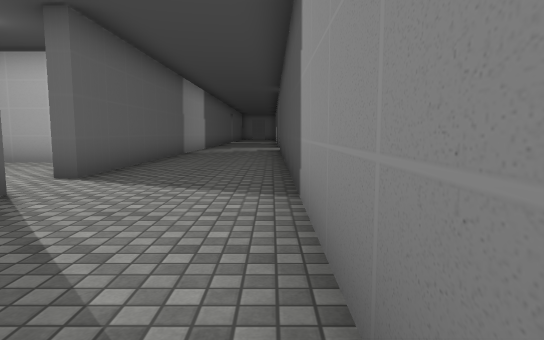
view 1 (above)

18 first-person views from a walk through a 3-D level made in the Unity game engine. The camera is 1.2 m above the floor, tilts 6° down and sees 75° across. The floor is counted in squares, 1.8 m on a side. Each view is taken from the middle of a square. On the plan, view 1 faces up. The plan holds only what a view shows up to about 11 squares ahead; the rest is blank. The place goes on beyond the plan. The player character is not drawn. Door leaves are left out, so doorways stand open. Some surface patterns are stand-ins.

view 2
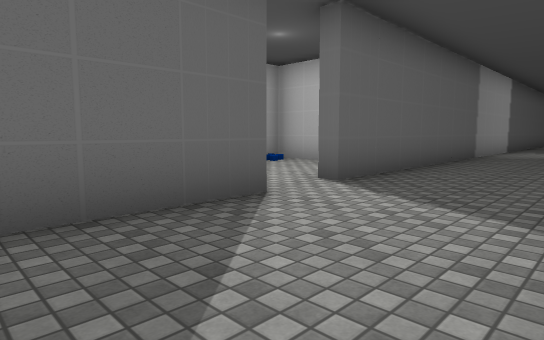

view 3
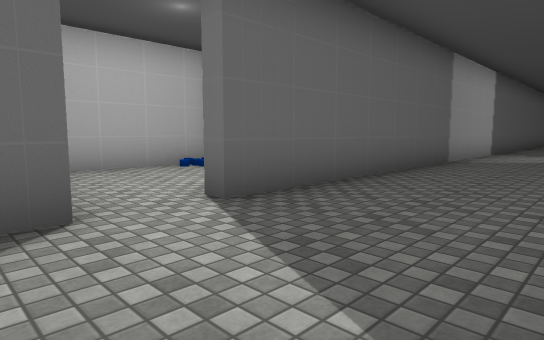

view 4
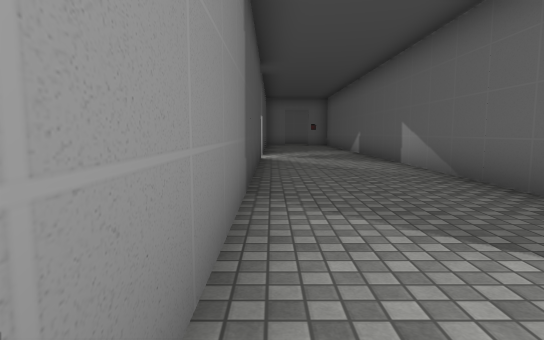

view 5
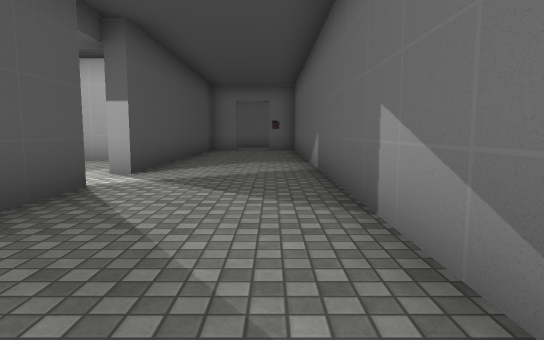

view 6
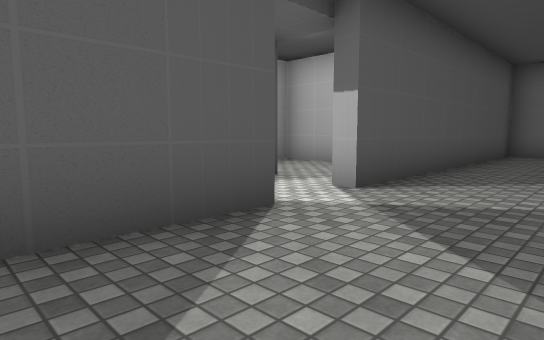

view 7
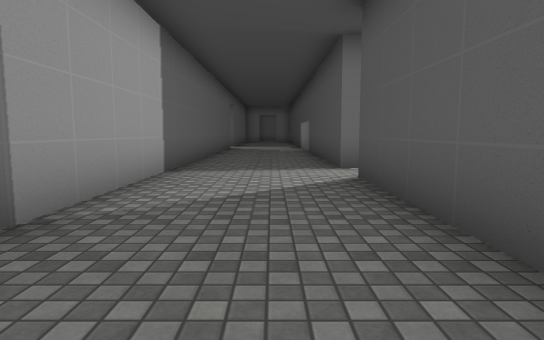

view 8
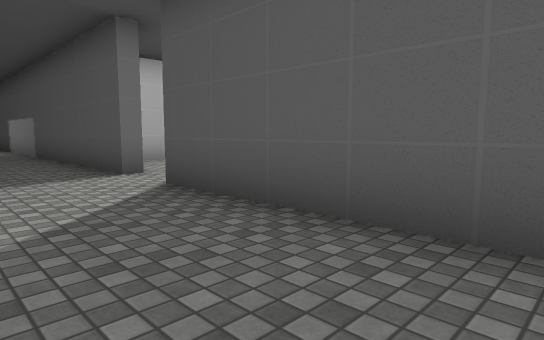

view 9
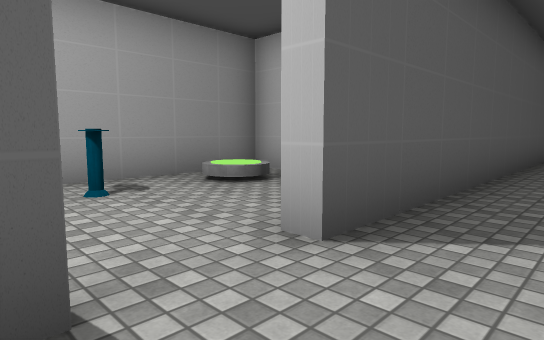

view 10
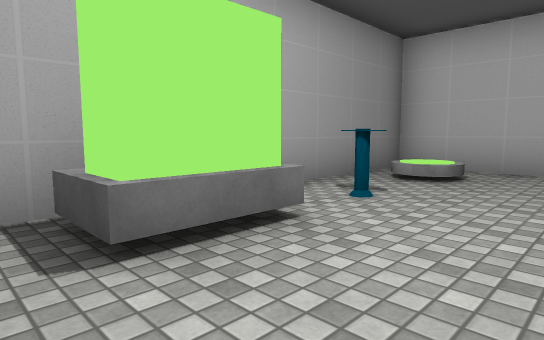

view 11
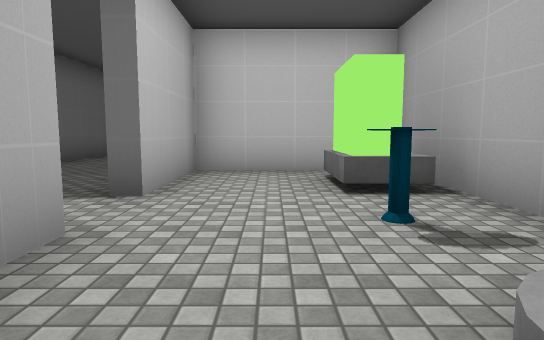

view 12
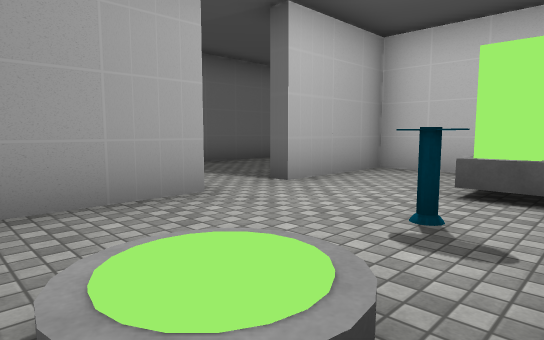

view 13
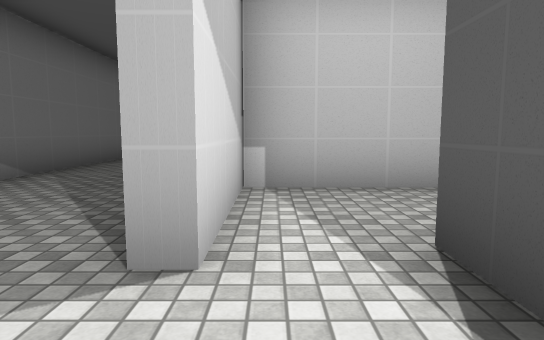

view 14
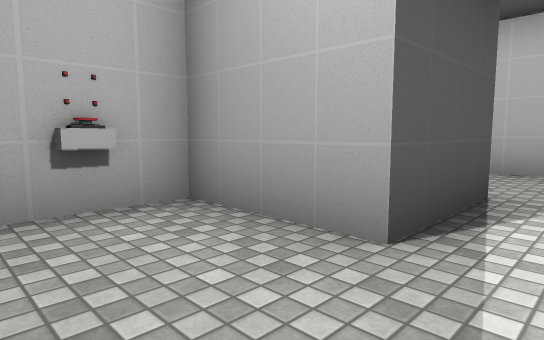

view 15
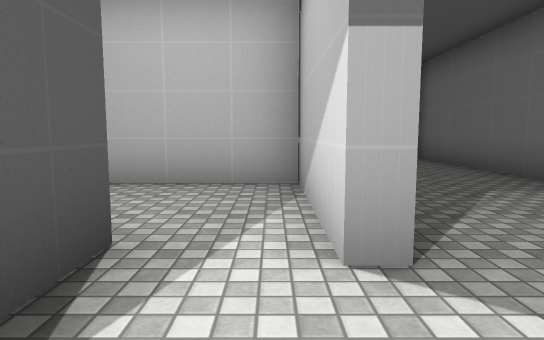

view 16
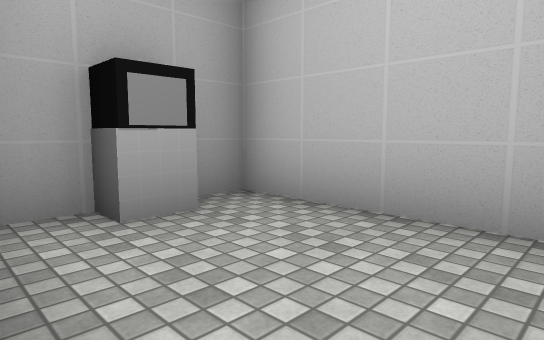

view 17
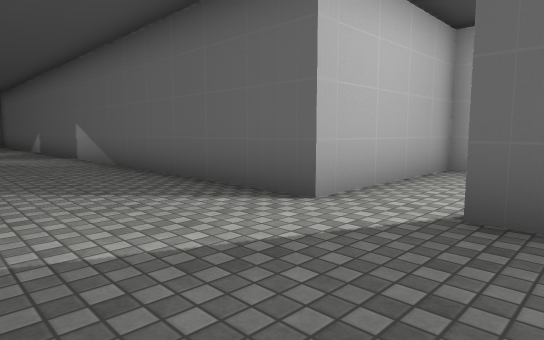

view 18
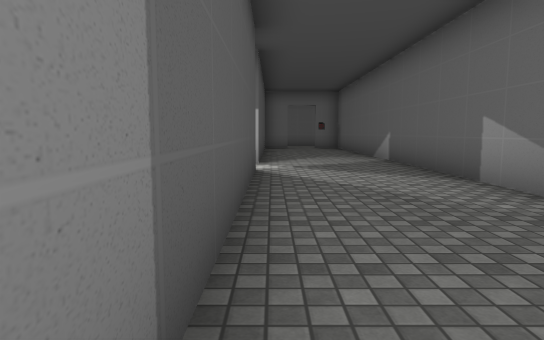

### Floor plan
Ten units are one square. View 1 is at (0, 0); x grows to the right and y downward. Boxes are objects, and circles mark ways between rooms. Rooms are numbered by the first view taken in them; rooms with no view inside come last. Other rooms are left out.
<svg viewBox="-72 -210 122 350">
<path fill="none" stroke="#000" d="M-29 -38 -29 135M3 53 3 -143M3 -157 3 -205M3 135 3 67M-29 -205 -29 -52M3 -143 6 -143 6 -124M31 -183 6 -183 6 -157 3 -157M18 -113 42 -113 42 -180M6 67 6 97 42 97 42 90M6 53 3 53M31 27 6 27 6 53M20 71 20 49 42 49 42 34M3 67 6 67M-49 -80 -67 -80 -67 -38 -29 -38"/>
<rect x="25" y="-155" width="10" height="10" fill="#bbb"><title>valve</title></rect>
<rect x="25" y="-175" width="10" height="20" fill="#bbb"><title>other object</title></rect>
<rect x="35" y="75" width="10" height="10" fill="#bbb"><title>other object</title></rect>
<rect x="35" y="35" width="10" height="10" fill="#bbb"><title>clock</title></rect>
<circle cx="5" cy="-150" r="3" fill="#2a7"/>
<circle cx="-30" cy="-45" r="3" fill="#2a7"/>
<circle cx="5" cy="60" r="3" fill="#2a7"/>
<text x="-10" y="-30">1</text>
<text x="30" y="-150">2</text>
<text x="20" y="80">3</text>
<text x="20" y="40">4</text>
<text x="-50" y="-60">5</text>
</svg>
Room 1 opens to room 2. Room 1 opens to room 5. Room 3 opens to room 4.

Where each view was taken, in squares from view 1:
view 1: 0 up, 0 right, facing up
view 2: 1 up, 0 right, facing up-left
view 3: 3 up, 0 right, facing up-left
view 4: 4 up, 0 right, facing down
view 5: 1 down, 2 left, facing down
view 6: 3 down, 2 left, facing down-right
view 7: 9 up, 1 left, facing up
view 8: 10 up, 2 left, facing up-right
view 9: 16 up, 1 left, facing down-right
view 10: 18 up, 1 right, facing down-right
view 11: 12 up, 2 right, facing up
view 12: 12 up, 4 right, facing up-left
view 13: 7 down, 1 right, facing up
view 14: 3 down, 1 right, facing down-right
view 15: 5 down, 1 right, facing down
view 16: 7 down, 1 right, facing down-right
view 17: 6 up, 0 right, facing down-left
view 18: 1 up, 0 right, facing down
